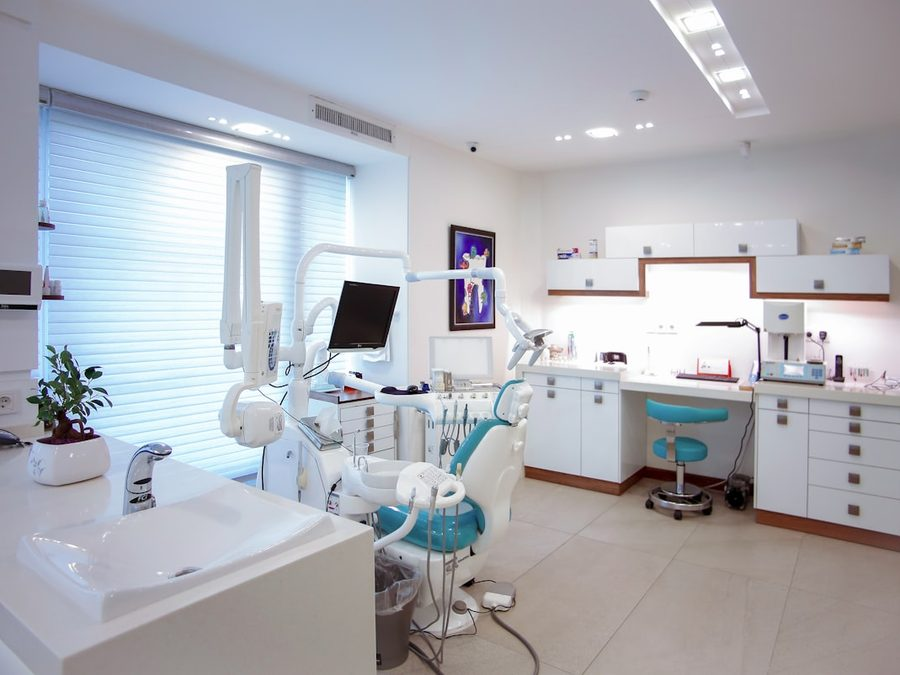
#> input picture images/about.jpg, 900 x 675 px, given in place of FACEBOOK COVERPHOTO.JPEG, which was not available
$ python prepare_hospital_photos.py
#> lines starting #> are read from the running program, lines starting #| are printed output that depends on the picture
"""Offline asset preparation. Run with Python and Pillow; originals are never changed."""
import io
import json
from pathlib import Path
from PIL import Image, ImageCms, ImageOps

ROOT = Path(__file__).resolve().parents[1]
OUT = ROOT / 'images' / 'hospital'
CREDIT = 'PRASHANT PARMAR ARCHITECT | Copyright STUDIO_16MM'
PHOTOS = [
    ('reception-front', 'FACEBOOK COVERPHOTO.JPEG', 'Front reception', ['hero', 'tour', 'social']),
    ('reception-area', '2023_09_10_02_19_IMG_1414.JPEG', 'Reception area', ['tour']),
    ('waiting-play-area', '2023_08_23_11_25_IMG_4427.JPG.jpeg', 'Waiting area and children’s play zone', ['about', 'tour']),
    ('consultation-room', '2023_09_10_02_23_IMG_1423.JPEG', 'Consultation room', ['vaccination', 'tour']),
    ('opd-emergency-entrances', '2023_09_10_02_19_IMG_1416.JPEG', 'OPD and emergency-room entrances', ['tour']),
    ('nicu-entrance', '2023_09_10_02_27_IMG_1438.JPEG', 'NICU entrance and adjacent area', ['tour']),
    ('two-bed-room', '2023_09_10_02_31_IMG_1465.JPEG', 'Two-bed patient room', ['tour']),
    ('patient-room', '2023_09_10_02_38_IMG_1476.JPEG', 'Patient room with attendant seating', ['tour']),
    ('hospital-corridor', '2023_09_10_02_35_IMG_1471.JPEG', 'Hospital corridor', ['tour']),
    ('pharmacy', '2023_08_23_12_48_IMG_4430.JPG.jpeg', 'In-house pharmacy', ['tour']),
    ('dr-avinash', 'Dr Avinash.jpeg', 'Dr. Avinash Patel', ['doctors']),
    ('dr-reshma', 'Dr Reshma.jpeg', 'Dr. Reshma Bhikadiya', ['doctors']),
]
# Pixel coordinates in the orientation-normalized originals; matching face scale.
CROPS = {'dr-avinash': (1050, 1750, 2400, 3100), 'dr-reshma': (2550, 750, 4850, 3050)}

def main():
    OUT.mkdir(parents=True, exist_ok=True)
    report = []
    srgb = ImageCms.createProfile('sRGB')
    for slug, filename, caption, placements in PHOTOS:
        with Image.open(ROOT / 'Hospital' / filename) as source:
#> source is the input picture: PIL image 900x675 RGB; mean R, G, B 173.2, 175.4, 182.6
            im = ImageOps.exif_transpose(source)
            profile = im.info.get('icc_profile')
            if profile:
                im = ImageCms.profileToProfile(im, ImageCms.ImageCmsProfile(io.BytesIO(profile)), srgb, outputMode='RGB')
            else:
                im = im.convert('RGB')
            entry = dict(slug=slug, source='Hospital/' + filename, caption=caption, placements=placements,
                         source_dimensions=list(im.size), crop=CROPS.get(slug),
                         attribution=CREDIT if slug in ('waiting-play-area', 'pharmacy') else None, outputs=[])
            if slug in CROPS:
                im = im.crop(CROPS[slug])
            def save_variant(frame, suffix, formats=('webp', 'jpg')):
                # A fresh pixel image prevents camera EXIF/GPS from leaking into exports.
                clean = Image.new('RGB', frame.size)
                clean.paste(frame)
                exif = Image.Exif()
                if entry['attribution']:
                    exif[315] = entry['attribution']
                    exif[33432] = entry['attribution']
                for fmt in formats:
                    dest = OUT / f'{slug}-{suffix}.{fmt}'
                    options = dict(quality=82, exif=exif.tobytes())
                    options.update(dict(method=6) if fmt == 'webp' else dict(optimize=True, progressive=True))
                    clean.save(dest, **options)
                    if suffix == 'large':
                        while dest.stat().st_size > 400_000 and options['quality'] > 64:
                            options['quality'] -= 3
                            clean.save(dest, **options)
                    entry['outputs'].append(dict(path=dest.relative_to(ROOT).as_posix(), width=clean.width,
                                                 height=clean.height, bytes=dest.stat().st_size, quality=options['quality']))
            widths = [240, 480, 720] if slug in CROPS else [480, 960, 1440]
            if slug == 'reception-front':
                widths += [420, 840, 1260]
            for width in sorted(widths):
                save_variant(im.resize((width, round(im.height * width / im.width)), Image.Resampling.LANCZOS), str(width))
#> this loop made 6 passes
#> pass 1, in save_variant, `clean.save(dest, **options)`:
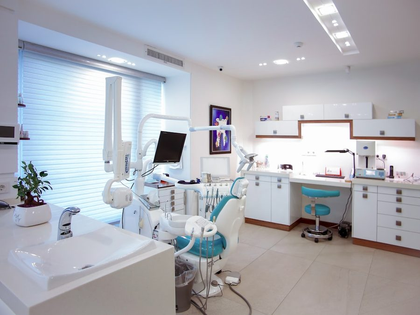
#> saved as reception-front-420.webp: PIL image 420x315 RGB; mean R, G, B 173.2, 175.4, 182.6
#> pass 2, in save_variant (call 2), `clean.save(dest, **options)`:
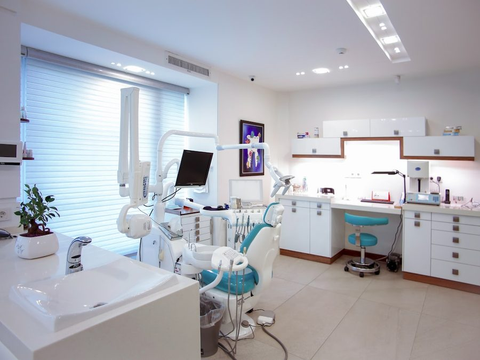
#> saved as reception-front-480.webp: PIL image 480x360 RGB; mean R, G, B 173.2, 175.4, 182.6
            if slug not in CROPS:
                large = im.copy()
                large.thumbnail((1920, 1920), Image.Resampling.LANCZOS)
                save_variant(large, 'large')
#> in save_variant (call 7), `clean = Image.new('RGB', frame.size)`: clean: PIL image 900x675 RGB; every value is 0
            if slug == 'reception-front':
                save_variant(ImageOps.fit(im, (1200, 630), method=Image.Resampling.LANCZOS, centering=(0.5, 0.42)), 'social', ('jpg',))
#> in save_variant (call 8), `clean = Image.new('RGB', frame.size)`: clean: PIL image 1200x630 RGB; every value is 0
#> in save_variant (call 8), `clean.paste(frame)`:
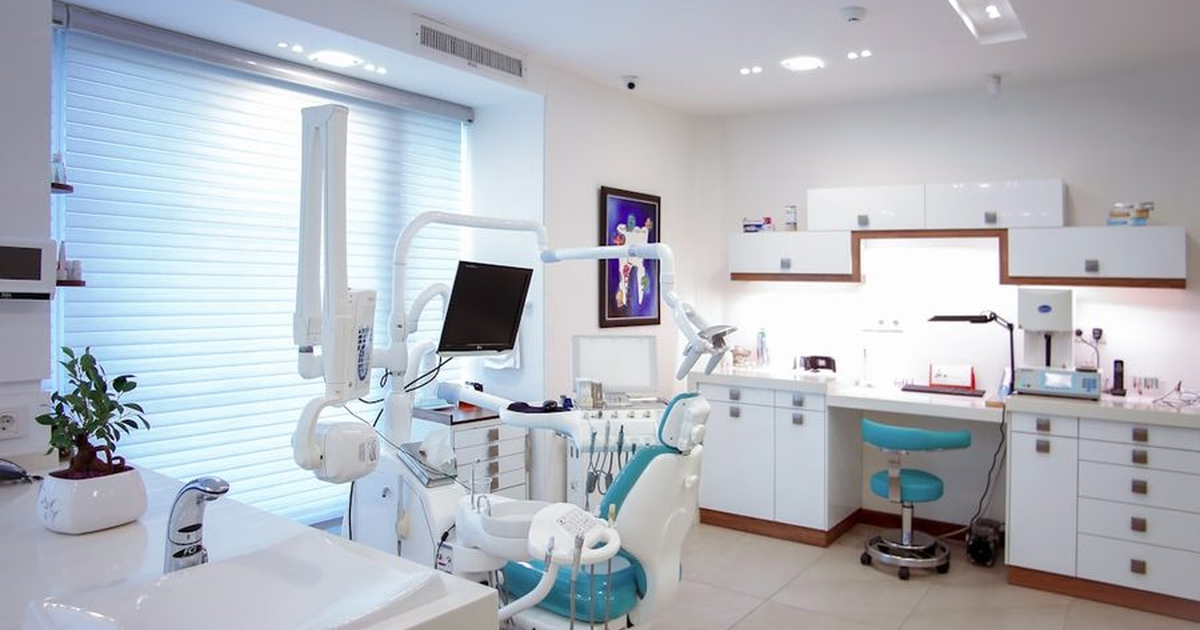
#> frame: PIL image 1200x630 RGB; mean R, G, B 178.6, 183, 190.9
            report.append(entry)
#> pass 2 of the loop in main, `for slug, filename, caption, placements in PHOTOS:`:
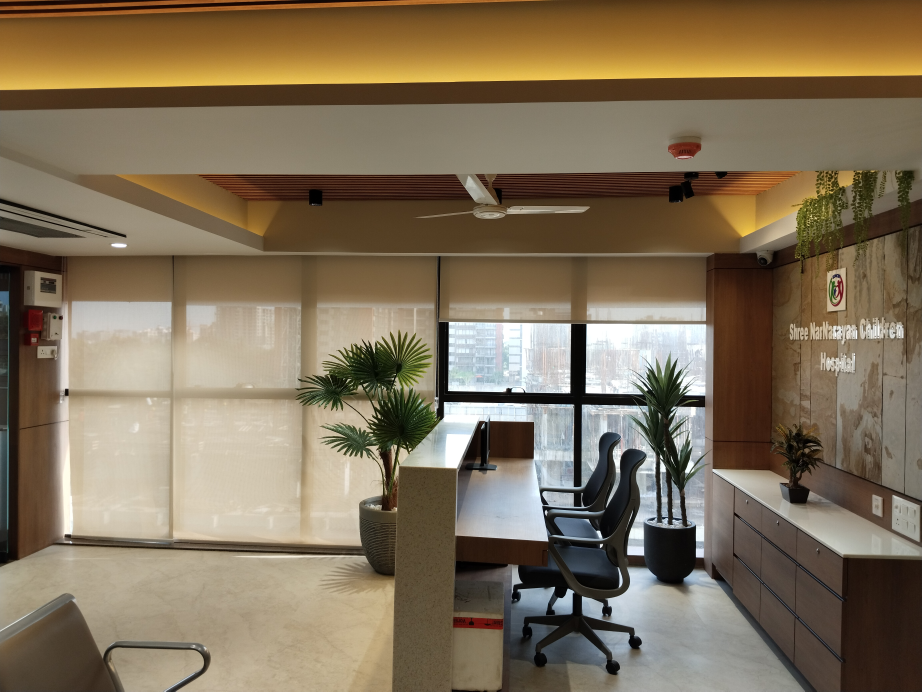
#> input picture Hospital/2023_09_10_02_19_IMG_1414.JPEG, 4608 x 3456 px (shown at 1/5 size)
#> in main, source is the input picture: PIL image 4608x3456 RGB; mean R, G, B 128.5, 112.9, 89.4
#> the loop in main, `for width in sorted(widths):` made 3 passes
#> pass 1, in save_variant (call 9), `clean.save(dest, **options)`:
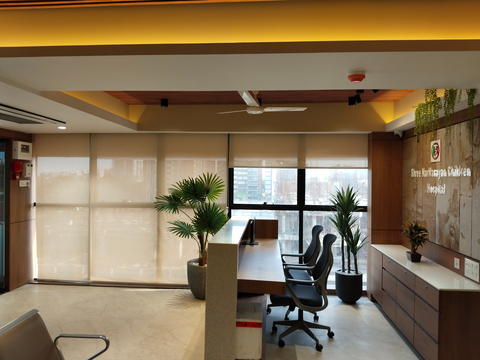
#> saved as reception-area-480.webp: PIL image 480x360 RGB; mean R, G, B 131.4, 112, 84.7
#> pass 2, in save_variant (call 10), `clean.save(dest, **options)`:
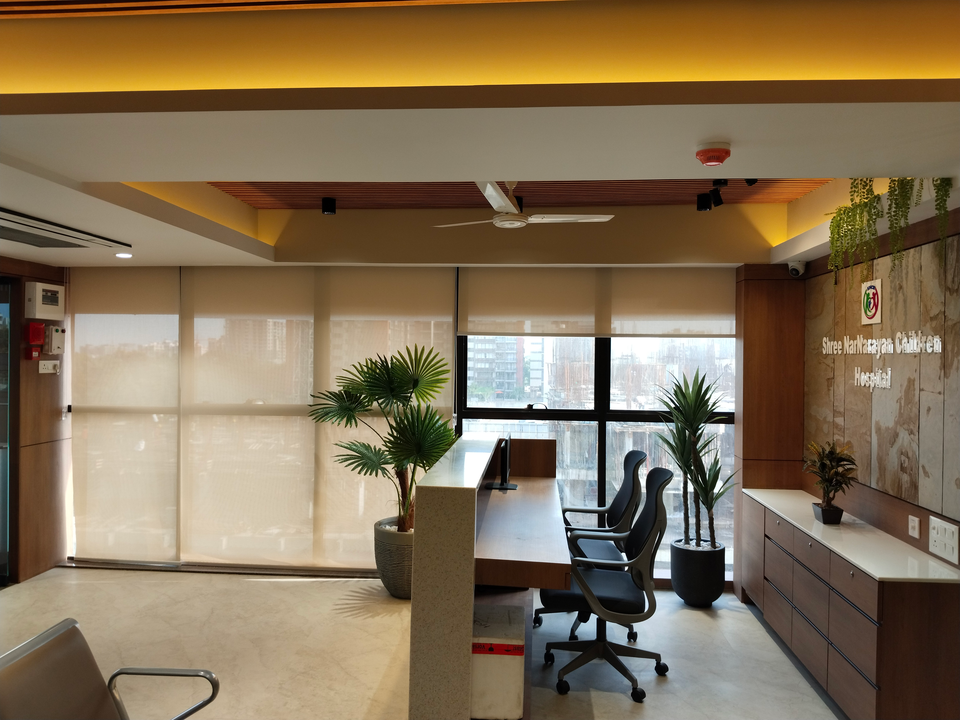
#> saved as reception-area-960.webp: PIL image 960x720 RGB; mean R, G, B 131.4, 112, 84.7
#> clean: PIL image 1920x1440 RGB; every value is 0
#> pass 3 of the loop in main, `for slug, filename, caption, placements in PHOTOS:`:
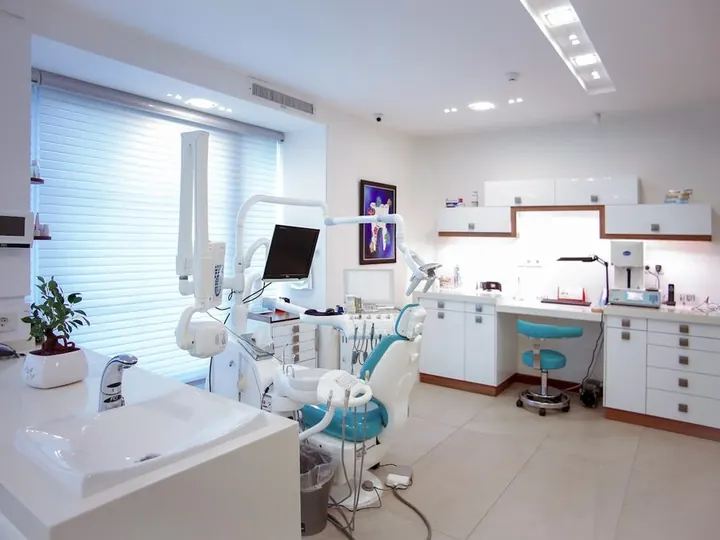
#> input picture images/about.webp, 720 x 540 px, given in place of 2023_08_23_11_25_IMG_4427.JPG.jpeg, which was not available
#> in main, source is the input picture: PIL image 720x540 RGB; mean R, G, B 173.2, 175.6, 182.5
#> the loop in main, `for width in sorted(widths):` made 3 passes
#> pass 1, in save_variant (call 13), `clean.save(dest, **options)`:
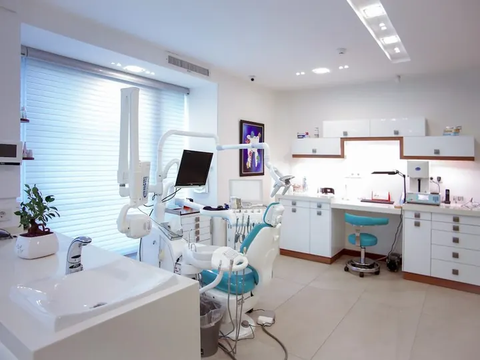
#> saved as waiting-play-area-480.webp: PIL image 480x360 RGB; mean R, G, B 173.2, 175.6, 182.5
#> clean: PIL image 720x540 RGB; every value is 0
#> the loop made 5 passes; the first 3 are shown
    manifest = dict(colour_space='sRGB', quality=82, photos=report,
                    unused=[dict(source='Hospital/2023_08_23_12_30_IMG_4448.JPG.jpeg', reason='Similar waiting-area view with foreground motion blur')])
    (OUT / 'manifest.json').write_text(json.dumps(manifest, ensure_ascii=False, indent=2) + '\n', encoding='utf-8')
    outputs = [o for p in report for o in p['outputs']]
    print(f'Generated {len(outputs)} images: {sum(o["bytes"] for o in outputs):,} bytes across all sizes and formats')
    for p in report:
        print(p['slug'], ', '.join(f'{Path(o["path"]).name}: {o["bytes"] // 1024} KiB' for o in p['outputs'] if o['path'].endswith(('-480.webp', '-840.webp', '-large.webp', '-large.jpg'))))

if __name__ == '__main__':
#> (the run stopped early here; a loop or call above may not have finished)
